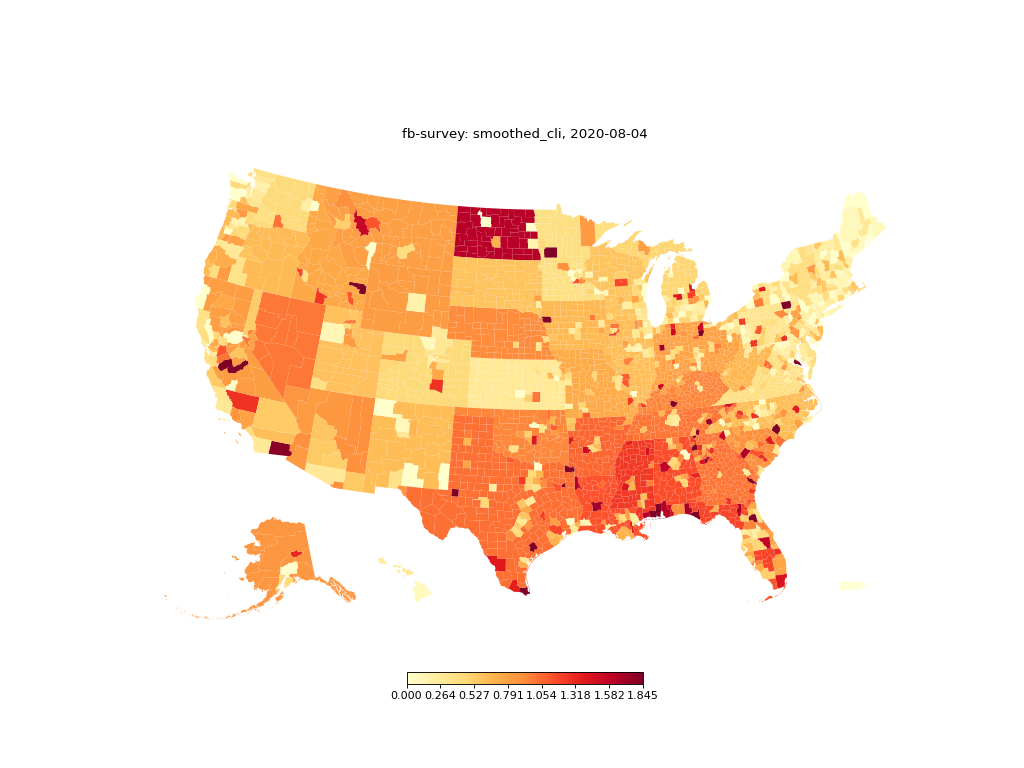

Recreate this plot in Python.
import covidcast
from datetime import date
from matplotlib import pyplot as plt
data = covidcast.signal("fb-survey", "smoothed_cli", start_day = date(2020,8,3), end_day = date(2020,8,4), geo_type = "county")
covidcast.plot_choropleth(data)
plt.show()
